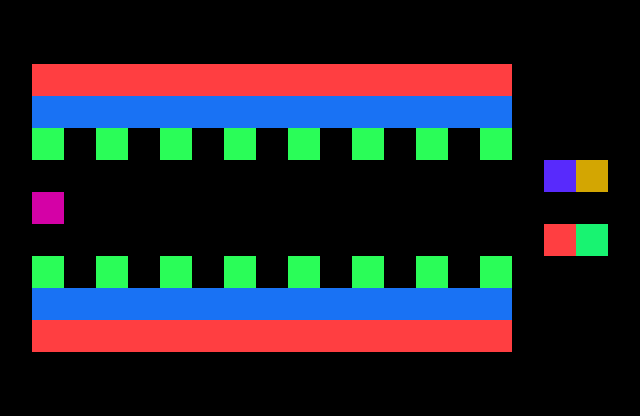

Rendered tile map (Tiled .tmx) drawn with the repository's tilesets; below, a short description and the map source with its tile grids summarised:
An orthogonal 20x13 tile map with 32x32 px tiles, 1 tile layer (tiles) and 81 objects (63x Static, 17x Interactive, Start).

<map version="1.5" tiledversion="1.5.0" orientation="orthogonal" renderorder="right-down" width="20" height="13" tilewidth="32" tileheight="32" infinite="0" nextlayerid="3" nextobjectid="107">
 <tileset firstgid="1" source="../basic.tsx" />
 <layer id="1" name="tiles" width="20" height="13">
  <data>[260 cells, 145 non-empty, 9 distinct tile ids]</data>
 </layer>
 <objectgroup id="2" name="objects">
  <object id="1" name="Flag" type="Static" gid="37" x="576" y="192" width="32" height="32">
   <properties>
    <property name="Group" type="int" value="11" />
    <property name="Properties" value="win" />
   </properties>
  </object>
  <object id="2" name="Start" type="Start" gid="17" x="32" y="224" width="32" height="32" />
  <object id="4" name="toggle 'unpassable' to 2" type="Interactive" gid="32" x="576" y="256" width="32" height="32">
   <properties>
    <property name="Group" type="int" value="15" />
    <property name="Transform group" type="int" value="2" />
    <property name="toggle property" value="unpassable" />
   </properties>
  </object>
  <object id="5" name="2" type="Static" gid="22" x="544" y="192" width="32" height="32">
   <properties>
    <property name="Group" type="int" value="2" />
    <property name="Properties" value="unpassable" />
   </properties>
  </object>
  <object id="6" name="S1" type="Static" gid="12" x="32" y="96" width="32" height="32">
   <properties>
    <property name="Group" type="int" value="31" />
    <property name="Properties" value="kills" />
   </properties>
  </object>
  <object id="7" name="S2" type="Static" gid="12" x="64" y="96" width="32" height="32">
   <properties>
    <property name="Group" type="int" value="32" />
    <property name="Properties" value="kills" />
   </properties>
  </object>
  <object id="8" name="S3" type="Static" gid="12" x="96" y="96" width="32" height="32">
   <properties>
    <property name="Group" type="int" value="33" />
    <property name="Properties" value="kills" />
   </properties>
  </object>
  <object id="9" name="S4" type="Static" gid="12" x="128" y="96" width="32" height="32">
   <properties>
    <property name="Group" type="int" value="34" />
    <property name="Properties" value="kills" />
   </properties>
  </object>
  <object id="10" name="S5" type="Static" gid="12" x="160" y="96" width="32" height="32">
   <properties>
    <property name="Group" type="int" value="35" />
    <property name="Properties" value="kills" />
   </properties>
  </object>
  <object id="11" name="S6" type="Static" gid="12" x="192" y="96" width="32" height="32">
   <properties>
    <property name="Group" type="int" value="36" />
    <property name="Properties" value="kills" />
   </properties>
  </object>
  <object id="12" name="S7" type="Static" gid="12" x="224" y="96" width="32" height="32">
   <properties>
    <property name="Group" type="int" value="37" />
    <property name="Properties" value="kills" />
   </properties>
  </object>
  <object id="13" name="S8" type="Static" gid="12" x="256" y="96" width="32" height="32">
   <properties>
    <property name="Group" type="int" value="38" />
    <property name="Properties" value="kills" />
   </properties>
  </object>
  <object id="14" name="S9" type="Static" gid="12" x="288" y="96" width="32" height="32">
   <properties>
    <property name="Group" type="int" value="39" />
    <property name="Properties" value="kills" />
   </properties>
  </object>
  <object id="15" name="S10" type="Static" gid="12" x="320" y="96" width="32" height="32">
   <properties>
    <property name="Group" type="int" value="40" />
    <property name="Properties" value="kills" />
   </properties>
  </object>
  <object id="16" name="S11" type="Static" gid="12" x="352" y="96" width="32" height="32">
   <properties>
    <property name="Group" type="int" value="41" />
    <property name="Properties" value="kills" />
   </properties>
  </object>
  <object id="17" name="S12" type="Static" gid="12" x="384" y="96" width="32" height="32">
   <properties>
    <property name="Group" type="int" value="42" />
    <property name="Properties" value="kills" />
   </properties>
  </object>
  <object id="18" name="S13" type="Static" gid="12" x="416" y="96" width="32" height="32">
   <properties>
    <property name="Group" type="int" value="43" />
    <property name="Properties" value="kills" />
   </properties>
  </object>
  <object id="19" name="S14" type="Static" gid="12" x="448" y="96" width="32" height="32">
   <properties>
    <property name="Group" type="int" value="44" />
    <property name="Properties" value="kills" />
   </properties>
  </object>
  <object id="20" name="S15" type="Static" gid="12" x="480" y="96" width="32" height="32">
   <properties>
    <property name="Group" type="int" value="45" />
    <property name="Properties" value="kills" />
   </properties>
  </object>
  <object id="26" name="S21" type="Static" gid="12" x="32" y="352" width="32" height="32">
   <properties>
    <property name="Group" type="int" value="51" />
    <property name="Properties" value="kills" />
   </properties>
  </object>
  <object id="27" name="S22" type="Static" gid="12" x="64" y="352" width="32" height="32">
   <properties>
    <property name="Group" type="int" value="52" />
    <property name="Properties" value="kills" />
   </properties>
  </object>
  <object id="28" name="S23" type="Static" gid="12" x="96" y="352" width="32" height="32">
   <properties>
    <property name="Group" type="int" value="53" />
    <property name="Properties" value="kills" />
   </properties>
  </object>
  <object id="29" name="S24" type="Static" gid="12" x="128" y="352" width="32" height="32">
   <properties>
    <property name="Group" type="int" value="54" />
    <property name="Properties" value="kills" />
   </properties>
  </object>
  <object id="30" name="S25" type="Static" gid="12" x="160" y="352" width="32" height="32">
   <properties>
    <property name="Group" type="int" value="55" />
    <property name="Properties" value="kills" />
   </properties>
  </object>
  <object id="31" name="S26" type="Static" gid="12" x="192" y="352" width="32" height="32">
   <properties>
    <property name="Group" type="int" value="56" />
    <property name="Properties" value="kills" />
   </properties>
  </object>
  <object id="32" name="S27" type="Static" gid="12" x="224" y="352" width="32" height="32">
   <properties>
    <property name="Group" type="int" value="57" />
    <property name="Properties" value="kills" />
   </properties>
  </object>
  </objectgroup>
</map>
<!-- 55 of 81 objects omitted -->
